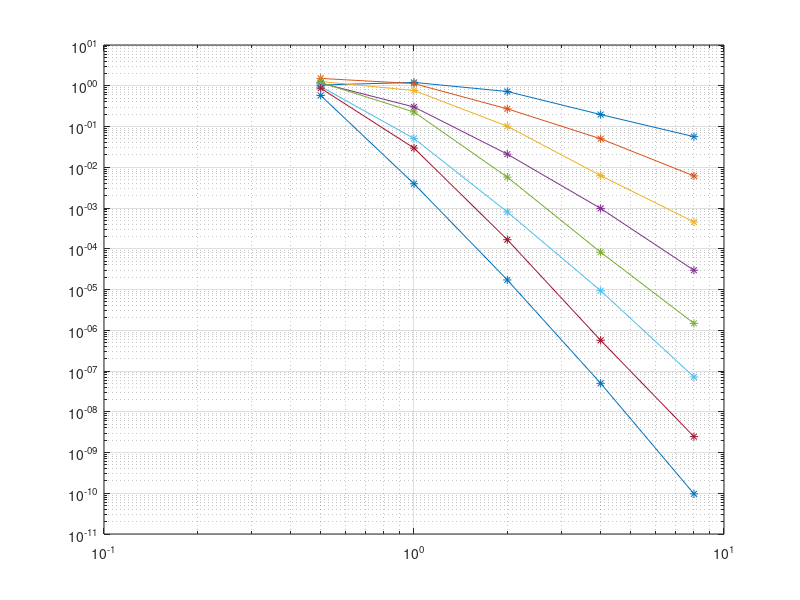

MATLAB code for this plot:
close all;
clear all;

%% l2 [Order][Mesh]

%% f = [Sin(10x),  Sin(10y)]

%l2 = ...
%    [...
%        +1.041485e+00 , +1.207660e+00 , +7.219361e-01 , +1.964883e-01 , +5.637472e-02 ; ...
%        +1.513764e+00 , +1.129599e+00 , +2.712303e-01 , +5.000654e-02 , +6.134068e-03 ; ...
%        +1.270354e+00 , +7.656473e-01 , +1.015560e-01 , +6.241591e-03 , +4.540812e-04 ; ...
%    ];

l2 = ...
    [...
        +1.041485e+00 , +1.207660e+00 , +7.219361e-01 , +1.964883e-01 , +5.637472e-02 ; ...
        +1.513764e+00 , +1.129599e+00 , +2.712303e-01 , +5.000654e-02 , +6.134068e-03 ; ...
        +1.270354e+00 , +7.656473e-01 , +1.015560e-01 , +6.241591e-03 , +4.540812e-04 ; ...
        +1.162454e+00 , +3.012352e-01 , +2.098705e-02 , +9.771140e-04 , +2.967028e-05 ; ...
        +1.201070e+00 , +2.267633e-01 , +5.709956e-03 , +8.240245e-05 , +1.474813e-06 ; ...
        +9.548730e-01 , +5.082603e-02 , +8.005095e-04 , +9.345473e-06 , +7.131466e-08 ; ...
        +8.704572e-01 , +2.954404e-02 , +1.667016e-04 , +5.664633e-07 , +2.450728e-09 ; ...
        +5.777118e-01 , +3.932677e-03 , +1.714690e-05 , +4.996164e-08 , +9.684688e-11 ; ...
    ];


h = [2, 1, 1/2, 1/4, 1/8];% 1/16, 1/32];
p = [1:8];

P = size(p, 2);
H = size(h, 2);

delta = zeros(P, H - 1);

for i = 1:H-1
    delta(:, i) = ...
        (log10(l2(:, i + 1)) - log10(l2(:, i))) / ...
        (log10(1/h(i + 1))   - log10(1/h(i)));
end

delta

figure;
loglog(1./h, l2, '-*');
grid;
